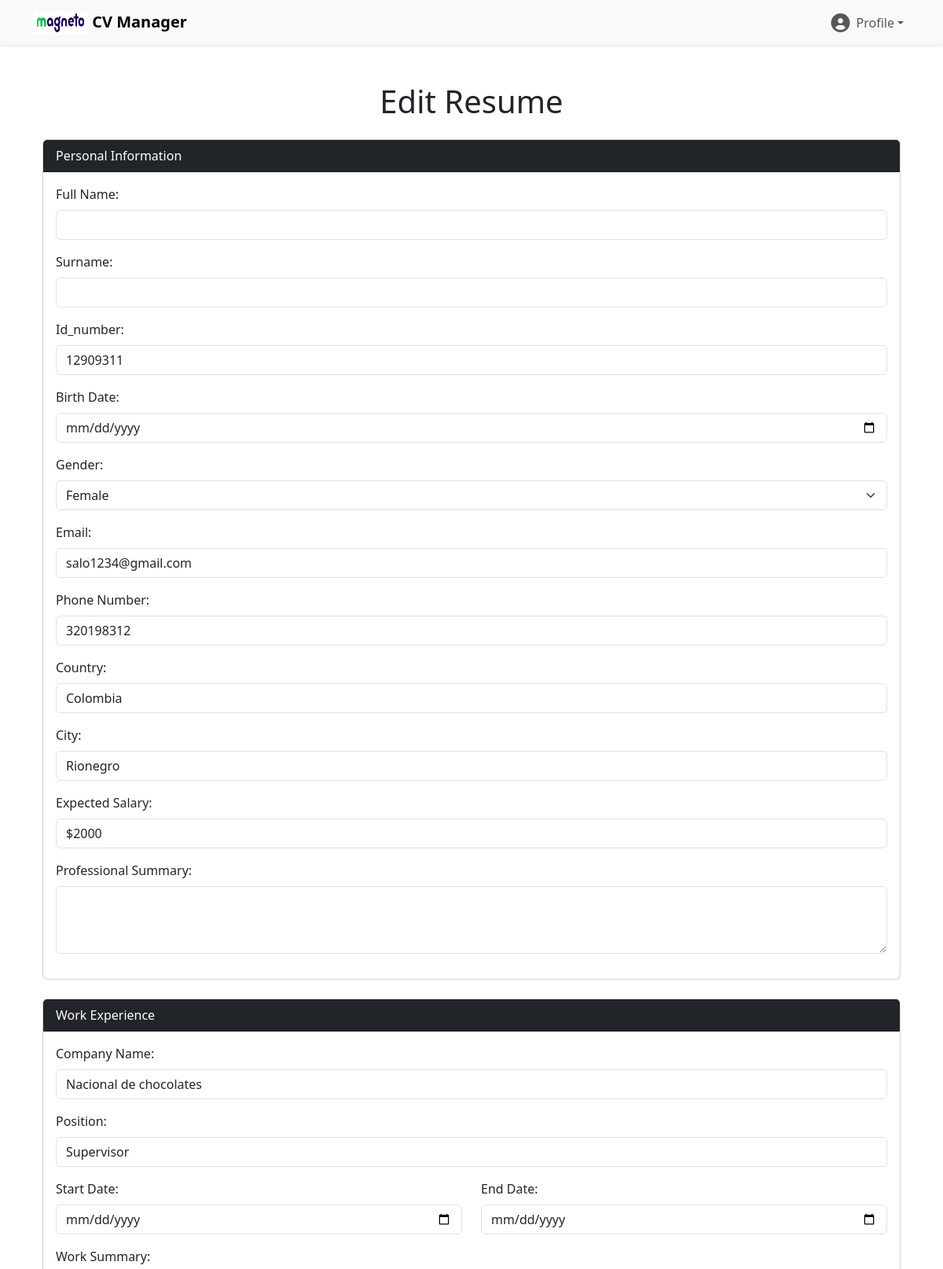
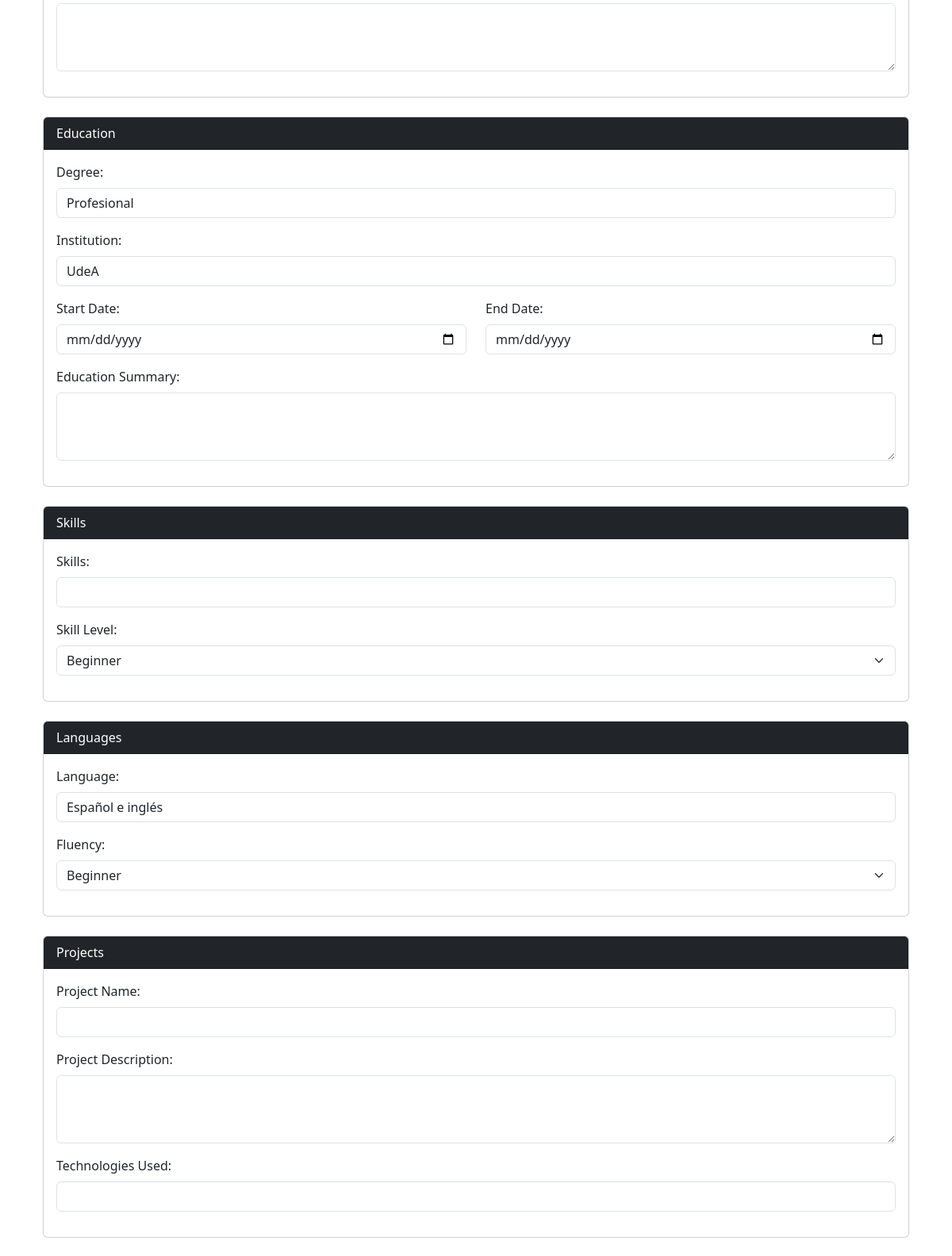
/resume/resume/2/edit/ (upper part), run on the app's committed database (2 pictures, top to bottom).
### resumes_manage/models.py (models this page shows)
class Resume(models.Model):
    customer = models.ForeignKey('access.Customer', on_delete=models.CASCADE, related_name='resumes')
    first_name = models.CharField(max_length=255, null=False)
    surname = models.CharField(max_length=255,default='')
    id_card = models.CharField(max_length=255, default='')
    birth_date = models.DateField(default="1900-01-01")
    gender = models.CharField(max_length=255, default='')
    resume_email = models.EmailField()
    phone_number = models.CharField(max_length=20)
    country = models.CharField(max_length=255, default='')
    city = models.CharField(max_length=255, default='')
    expected_salary = models.CharField(max_length=255, default='')
    professional_summary = models.TextField()
    company_name = models.CharField(max_length=255, default='')
    position = models.CharField(max_length=255, default='')
    start_date = models.DateField(blank=True, null=True, default="1900-01-01")
    end_date = models.DateField(blank=True, null=True, default="1900-01-01")
    description = models.TextField(default='')
    degree = models.CharField(max_length=255, default='')
    institution = models.CharField(max_length=255, default='')
    start_date_education = models.DateField(default="1900-01-01")
    end_date_education = models.DateField(blank=True, null=True, default="1900-01-01")
    description_education = models.TextField(default='')
    skill_name = models.CharField(max_length=255, default='')
    proficiency_level = models.CharField(max_length=255, default='')
    language = models.CharField(max_length=255, default='')
    fluency = models.CharField(max_length=255, default='')
    project_name = models.CharField(max_length=255, default='')
    description_project = models.TextField(default='')
    technologies_used = models.CharField(max_length=255, default='')
    title = models.CharField(max_length=255, default='')
    institution_certification = models.CharField(max_length=255, default='')
    date_obtained = models.DateField(blank=True, null=True, default="1900-01-01")
    reference_name = models.CharField(max_length=255, default='')
    relationship = models.CharField(max_length=255, default='')
    contact_info = models.CharField(max_length=255, default='')
    date_created = models.DateTimeField(auto_now_add=True)
    date_updated = models.DateTimeField(auto_now=True)

### resumes_manage/views.py (the view, shortened to what this page needs)
# urls.py: path('resume/<int:id>/edit/', views.edit_resume, name='edit_resume'),
def edit_resume(request, id):
    resume = get_object_or_404(Resume, id=id)
    context = {
        'resume': resume,
    }
    return render(request, 'edit_resume.html', context)

### resumes_manage/templates/edit_resume.html (shortened to what this page needs)
{% extends 'base.html' %}
{% block content %}
<div class="container my-5">
    <h1 class="text-center mb-4">Edit Resume</h1>
    <form id="edit_resume_form" action="{% url 'edit_resume' resume.id %}" method="POST">
        <div class="card mb-4">
            <div class="card-header bg-dark text-white">Personal Information</div>
            <div class="card-body">
                <div class="mb-3">
                    <label for="full_name" class="form-label">Full Name:</label>
                    <input type="text" class="form-control" id="full_name" name="full_name" value="{{ resume.full_name }}" required>
                </div>
                <div class="mb-3">
                    <label for="surname" class="form-label">Surname:</label>
                    <input type="text" class="form-control" id="surname" name="surname" value="{{ resume.surname }}" required>
                </div>
                <div class="mb-3">
                    <label for="id_card" class="form-label">Id_number:</label>
                    <input type="text" class="form-control" id="id_card" name="id_card" value="{{ resume.id_card }}" required>
                </div>
                <div class="mb-3">
                    <label for="birth_date" class="form-label">Birth Date:</label>
                    <input type="date" class="form-control" id="birth_date" name="birth_date" value="{{ resume.birth_date }}" required>
                </div>
                <div class="mb-3">
                    <label for="gender" class="form-label">Gender:</label>
                    <select class="form-select" id="gender" name="gender" value="{{ resume.gender}}" required>
                        <option value="Female">Female</option>
                    </select>
                </div>
                <div class="mb-3">
                    <label for="resume_email" class="form-label">Email:</label>
                    <input type="email" class="form-control" id="resume_email" name="resume_email" value="{{ resume.resume_email }}" required>
                </div>
                <div class="mb-3">
                    <label for="phone_number" class="form-label">Phone Number:</label>
                    <input type="tel" class="form-control" id="phone_number" name="phone_number" value="{{ resume.phone_number}}" required>
                </div>
                <div class="mb-3">
                    <label for="country" class="form-label">Country:</label>
                    <input type="text" class="form-control" id="country" name="country" value="{{ resume.country}}" required>
                </div>
                <div class="mb-3">
                    <label for="city" class="form-label">City:</label>
                    <input type="text" class="form-control" id="city" name="city" value="{{ resume.city }}" required>
                </div>
                <div class="mb-3">
                    <label for="expected_salary" class="form-label">Expected Salary:</label>
                    <input type="text" class="form-control" id="expected_salary" name="expected_salary" value="{{ resume.expected_salary }}" required>
                </div>
                <div class="mb-3">
                    <label for="professional_summary" class="form-label">Professional Summary:</label>
                    <textarea class="form-control" id="professional_summary" name="professional_summary" rows="3" value="{{ resume.professional_summary }}" required></textarea>
                </div>
            </div>
        </div>
        <div class="card mb-4">
            <div class="card-header bg-dark text-white">Work Experience</div>
            <div class="card-body">
                <div class="mb-3">
                    <label for="company_name" class="form-label">Company Name:</label>
                    <input type="text" class="form-control" id="company_name" name="company_name" value="{{ resume.company_name }}">
                </div>
                <div class="mb-3">
                    <label for="position" class="form-label">Position:</label>
                    <input type="text" class="form-control" id="position" name="position" value="{{ resume.position }}">
                </div>
                <div class="row">
                    <div class="col-md-6 mb-3">
                        <label for="start_date" class="form-label">Start Date:</label>
                        <input type="date" class="form-control" id="start_date" name="start_date" value="{{ resume.start_date }}">
                    </div>
                    <div class="col-md-6 mb-3">
                        <label for="end_date" class="form-label">End Date:</label>
                        <input type="date" class="form-control" id="end_date" name="end_date" value="{{ resume.end_date }}">
                    </div>
                </div>
                <div class="mb-3">
                    <label for="description" class="form-label">Work Summary:</label>
                    <textarea class="form-control" id="description" name="description" rows="3" value="{{ resume.description }}"></textarea>
                </div>
            </div>
        </div>
        <div class="card mb-4">
            <div class="card-header bg-dark text-white">Education</div>
            <div class="card-body">
                <div class="mb-3">
                    <label for="degree" class="form-label">Degree:</label>
                    <input type="text" class="form-control" id="degree" name="degree" value="{{ resume.degree }}" required>
                </div>
                <div class="mb-3">
                    <label for="institution" class="form-label">Institution:</label>
                    <input type="text" class="form-control" id="institution" name="institution" value="{{ resume.institution }}" required>
                </div>
                <div class="row">
                    <div class="col-md-6 mb-3">
                        <label for="start_date_education" class="form-label">Start Date:</label>
                        <input type="date" class="form-control" id="start_date_education" name="start_date_education" value="{{ resume.start_date_education }}" required>
                    </div>
                    <div class="col-md-6 mb-3">
                        <label for="end_date_education" class="form-label">End Date:</label>
                        <input type="date" class="form-control" id="end_date_education" name="end_date_education" value="{{ resume.end_date_education }}">
                    </div>
                </div>
                <div class="mb-3">
                    <label for="description_education" class="form-label">Education Summary:</label>
                    <textarea class="form-control" id="description_education" name="description_education" rows="3" value="{{ resume.description_education }}"></textarea>
                </div>
            </div>
        </div>
        <div class="card mb-4">
            <div class="card-header bg-dark text-white">Skills</div>
            <div class="card-body">
                <div class="mb-3">
                    <label for="skills" class="form-label">Skills:</label>
                    <input type="text" class="form-control" id="skills" name="skills" value="{{ resume.skills }}" required>
                </div>
                <div class="mb-3">
                    <label for="proficiency_level" class="form-label">Skill Level:</label>
                    <select class="form-select" id="proficiency_level" name="proficiency_level"  value="{{ resume.proficiency_level }}"  required>
                        <option value="Beginner">Beginner</option>
                    </select>
                </div>
            </div>
        </div>
        <div class="card mb-4">
            <div class="card-header bg-dark text-white">Languages</div>
            <div class="card-body">
                <div class="mb-3">
                    <label for="language" class="form-label">Language:</label>
                    <input type="text" class="form-control" id="language" name="language" value="{{ resume.language }}">
                </div>
                <div class="mb-3">
                    <label for="fluency" class="form-label">Fluency:</label>
                    <select class="form-select" id="fluency" name="fluency" value="{{ resume.fluency }}">
                        <option value="Beginner">Beginner</option>
                    </select>
                </div>
            </div>
        </div>
        <div class="card mb-4">
            <div class="card-header bg-dark text-white">Projects</div>
            <div class="card-body">
                <div class="mb-3">
                    <label for="project_name" class="form-label">Project Name:</label>
                    <input type="text" class="form-control" id="project_name" name="project_name" value="{{ resume.project_name }}">
                </div>
                <div class="mb-3">
                    <label for="description_project" class="form-label">Project Description:</label>
                    <textarea class="form-control" id="description_project" name="description_project" rows="3" value="{{ resume.description_project }}"></textarea>
                </div>
                <div class="mb-3">
                    <label for="technologies_used" class="form-label">Technologies Used:</label>
                    <input type="text" class="form-control" id="technologies_used" name="technologies_used" value="{{ resume.technologies_used }}">
                </div>
            </div>
        </div>
    </form>
</div>
{% endblock content %}

### data on the page
Resume: id_card "12909311", gender "Female", resume_email "salo1234@gmail.com", phone_number "320198312", country "Colombia", city "Rionegro", expected_salary "$2000", company_name "Nacional de chocolates", position "Supervisor", degree "Profesional", institution "UdeA", proficiency_level "Beginner", language "Español e inglés", fluency "Beginner"
